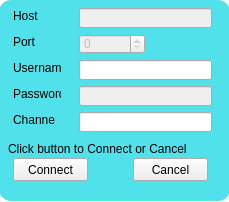
<?xml version="1.0" encoding="UTF-8"?>
<ui version="4.0">
 <class>ConnectDialog</class>
 <widget class="QWidget" name="ConnectDialog">
  <property name="geometry">
   <rect>
    <x>0</x>
    <y>0</y>
    <width>229</width>
    <height>202</height>
   </rect>
  </property>
  <property name="acceptDrops">
   <bool>true</bool>
  </property>
  <property name="styleSheet">
   <string notr="true">
QWidget#ConnectDialog { background-color: transparent; }
QFrame#frame { background-color: rgba(33, 217, 229,200); border-radius: 12px;}</string>
  </property>
  <widget class="QFrame" name="frame">
   <property name="geometry">
    <rect>
     <x>-1</x>
     <y>0</y>
     <width>231</width>
     <height>201</height>
    </rect>
   </property>
   <property name="frameShape">
    <enum>QFrame::StyledPanel</enum>
   </property>
   <property name="frameShadow">
    <enum>QFrame::Raised</enum>
   </property>
   <widget class="QSpinBox" name="portSpinBox">
    <property name="enabled">
     <bool>false</bool>
    </property>
    <property name="geometry">
     <rect>
      <x>80</x>
      <y>34</y>
      <width>66</width>
      <height>20</height>
     </rect>
    </property>
    <property name="maximum">
     <number>1000000</number>
    </property>
   </widget>
   <widget class="QLabel" name="portLabel">
    <property name="geometry">
     <rect>
      <x>14</x>
      <y>34</y>
      <width>24</width>
      <height>16</height>
     </rect>
    </property>
    <property name="text">
     <string>Port</string>
    </property>
   </widget>
   <widget class="QLineEdit" name="channelLineEdit">
    <property name="enabled">
     <bool>true</bool>
    </property>
    <property name="geometry">
     <rect>
      <x>80</x>
      <y>112</y>
      <width>133</width>
      <height>20</height>
     </rect>
    </property>
   </widget>
   <widget class="QLabel" name="usernameLabel">
    <property name="geometry">
     <rect>
      <x>14</x>
      <y>60</y>
      <width>48</width>
      <height>16</height>
     </rect>
    </property>
    <property name="text">
     <string>Username</string>
    </property>
   </widget>
   <widget class="QLabel" name="channelLabel">
    <property name="geometry">
     <rect>
      <x>14</x>
      <y>112</y>
      <width>42</width>
      <height>16</height>
     </rect>
    </property>
    <property name="text">
     <string>Channel</string>
    </property>
   </widget>
   <widget class="QLabel" name="hostLabel">
    <property name="geometry">
     <rect>
      <x>14</x>
      <y>8</y>
      <width>60</width>
      <height>16</height>
     </rect>
    </property>
    <property name="minimumSize">
     <size>
      <width>60</width>
      <height>0</height>
     </size>
    </property>
    <property name="text">
     <string>Host</string>
    </property>
   </widget>
   <widget class="QPushButton" name="buttonCancel">
    <property name="geometry">
     <rect>
      <x>134</x>
      <y>158</y>
      <width>75</width>
      <height>23</height>
     </rect>
    </property>
    <property name="text">
     <string>Cancel</string>
    </property>
   </widget>
   <widget class="QPushButton" name="buttonConnect">
    <property name="geometry">
     <rect>
      <x>14</x>
      <y>158</y>
      <width>75</width>
      <height>23</height>
     </rect>
    </property>
    <property name="text">
     <string>Connect</string>
    </property>
   </widget>
   <widget class="QLineEdit" name="hostLineEdit">
    <property name="enabled">
     <bool>false</bool>
    </property>
    <property name="geometry">
     <rect>
      <x>80</x>
      <y>8</y>
      <width>133</width>
      <height>20</height>
     </rect>
    </property>
   </widget>
   <widget class="QLabel" name="passwordLabel">
    <property name="geometry">
     <rect>
      <x>14</x>
      <y>86</y>
      <width>48</width>
      <height>16</height>
     </rect>
    </property>
    <property name="text">
     <string>Password</string>
    </property>
   </widget>
   <widget class="QLabel" name="label">
    <property name="geometry">
     <rect>
      <x>9</x>
      <y>138</y>
      <width>211</width>
      <height>21</height>
     </rect>
    </property>
    <property name="text">
     <string>Click button to Connect or Cancel</string>
    </property>
   </widget>
   <widget class="QLineEdit" name="passwordLineEdit">
    <property name="enabled">
     <bool>false</bool>
    </property>
    <property name="geometry">
     <rect>
      <x>80</x>
      <y>86</y>
      <width>133</width>
      <height>20</height>
     </rect>
    </property>
    <property name="echoMode">
     <enum>QLineEdit::Password</enum>
    </property>
   </widget>
   <widget class="QLineEdit" name="usernameLineEdit">
    <property name="geometry">
     <rect>
      <x>80</x>
      <y>60</y>
      <width>133</width>
      <height>20</height>
     </rect>
    </property>
   </widget>
  </widget>
 </widget>
 <resources/>
 <connections/>
</ui>
